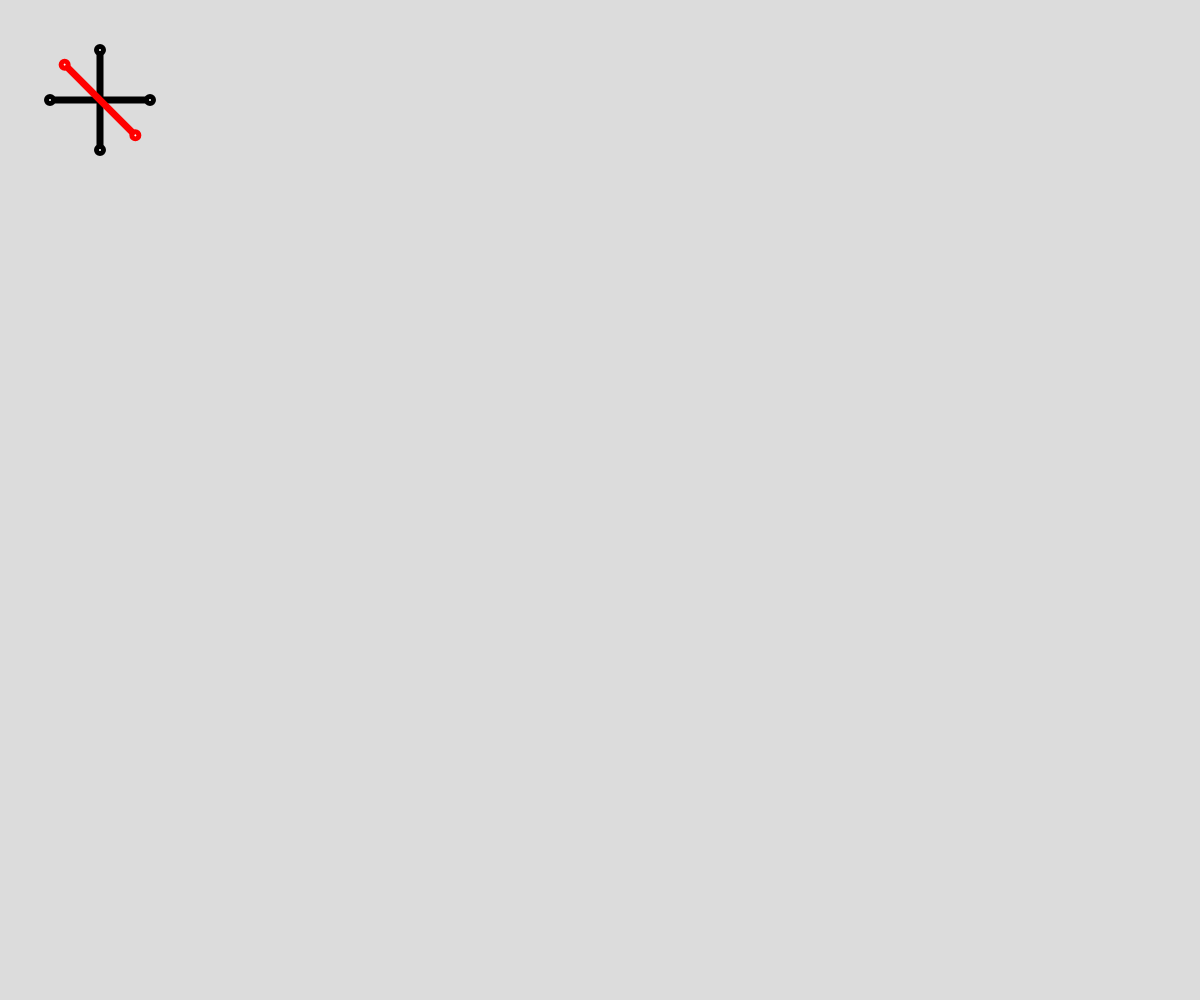
Frame 1 (no input)
Frame 60 (no input): identical to frame 1, image omitted
Frame 120 (the mouse pressed at the canvas centre since frame 60): identical to frame 1, image omitted

The p5.js sketch that drew this single still picture (run headless with seeded random() and noise() and a simulated clock; from frame 60 on, the mouse is pressed at the canvas centre):

// p5.js sketch
// ── sketch.js
const lineLength = 100;
const halfLineLength = lineLength / 2;

const rotations = [45, 90, 180, 270];

function setup() {
  createCanvas(windowWidth, windowHeight);

  angleMode(DEGREES);
}

function drawLine(x1, y1, x2, y2) {
  line(x1, y1, x2, y2);
  circle(x1, y1, 5);
  circle(x2, y2, 5);
}

function drawGlyph(x, y, lines) {
  stroke("black");
  strokeWeight(7);
  // Draw horizontal line
  drawLine(x - halfLineLength, y, x + halfLineLength, y);
  // Draw vertical line
  drawLine(x, y - halfLineLength, x, y + halfLineLength);

  stroke("red");
  let degrees = 45;
  for(let i = 0; i < lines; i++) {
    // Draw diagonal lines
    push();
    translate(x, y);
    rotate(degrees);
    drawLine(-halfLineLength, 0, halfLineLength, 0);
    pop();
    degrees += 90;
  }
}

function draw() {
  background(220);

  drawGlyph(100, 100, 1);
}
